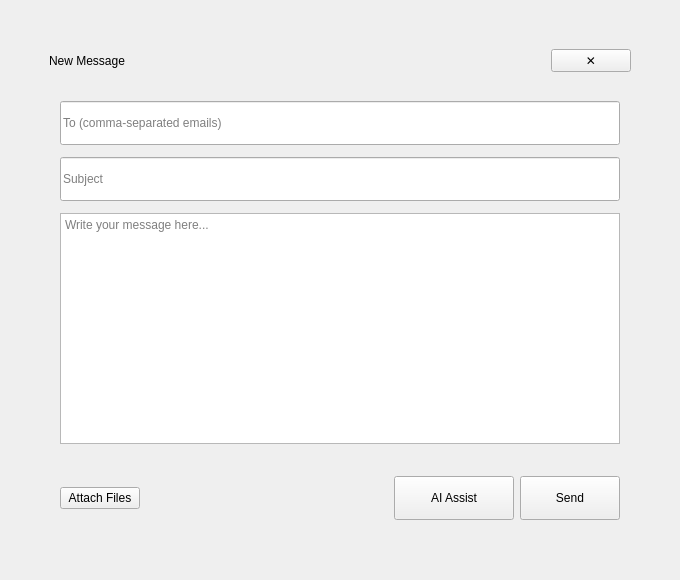
          <widget class="QWidget" name="ComposeView">
           <layout class="QGridLayout" name="composeGridLayout">
            <property name="leftMargin">
             <number>40</number>
            </property>
            <property name="topMargin">
             <number>40</number>
            </property>
            <property name="rightMargin">
             <number>40</number>
            </property>
            <property name="bottomMargin">
             <number>40</number>
            </property>
            <item row="0" column="0" alignment="Qt::AlignTop">
             <widget class="QWidget" name="ComposePanel" native="true">
              <property name="minimumSize">
               <size>
                <width>600</width>
                <height>500</height>
               </size>
              </property>
              <layout class="QVBoxLayout" name="composePanelLayout">
               <property name="spacing">
                <number>0</number>
               </property>
               <property name="leftMargin">
                <number>0</number>
               </property>
               <property name="topMargin">
                <number>0</number>
               </property>
               <property name="rightMargin">
                <number>0</number>
               </property>
               <property name="bottomMargin">
                <number>0</number>
               </property>
               <item>
                <widget class="QWidget" name="ComposeHeader" native="true">
                 <layout class="QHBoxLayout" name="composeHeaderLayout">
                  <item>
                   <widget class="QLabel" name="ComposeTitle">
                    <property name="text">
                     <string>New Message</string>
                    </property>
                   </widget>
                  </item>
                  <item>
                   <spacer name="composeHeaderSpacer">
                    <property name="orientation">
                     <enum>Qt::Orientation::Horizontal</enum>
                    </property>
                    <property name="sizeHint" stdset="0">
                     <size>
                      <width>40</width>
                      <height>20</height>
                     </size>
                    </property>
                   </spacer>
                  </item>
                  <item>
                   <widget class="QPushButton" name="CloseComposeButton">
                    <property name="cursor">
                     <cursorShape>PointingHandCursor</cursorShape>
                    </property>
                    <property name="text">
                     <string>✕</string>
                    </property>
                   </widget>
                  </item>
                 </layout>
                </widget>
               </item>
               <item>
                <widget class="QWidget" name="ComposeFields" native="true">
                 <layout class="QVBoxLayout" name="composeFieldsLayout">
                  <property name="spacing">
                   <number>12</number>
                  </property>
                  <property name="leftMargin">
                   <number>20</number>
                  </property>
                  <property name="topMargin">
                   <number>20</number>
                  </property>
                  <property name="rightMargin">
                   <number>20</number>
                  </property>
                  <property name="bottomMargin">
                   <number>20</number>
                  </property>
                  <item>
                   <widget class="QLineEdit" name="ToLine">
                    <property name="minimumSize">
                     <size>
                      <width>0</width>
                      <height>44</height>
                     </size>
                    </property>
                    <property name="placeholderText">
                     <string>To (comma-separated emails)</string>
                    </property>
                   </widget>
                  </item>
                  <item>
                   <widget class="QLineEdit" name="SubjectLine">
                    <property name="minimumSize">
                     <size>
                      <width>0</width>
                      <height>44</height>
                     </size>
                    </property>
                    <property name="placeholderText">
                     <string>Subject</string>
                    </property>
                   </widget>
                  </item>
                  <item>
                   <widget class="QTextEdit" name="ComposeBodyText">
                    <property name="placeholderText">
                     <string>Write your message here...</string>
                    </property>
                   </widget>
                  </item>
                 </layout>
                </widget>
               </item>
               <item>
                <widget class="QWidget" name="ComposeFooter" native="true">
                 <layout class="QHBoxLayout" name="composeFooterLayout">
                  <property name="leftMargin">
                   <number>20</number>
                  </property>
                  <property name="topMargin">
                   <number>12</number>
                  </property>
                  <property name="rightMargin">
                   <number>20</number>
                  </property>
                  <property name="bottomMargin">
                   <number>20</number>
                  </property>
                  <item>
                   <widget class="QPushButton" name="AttachButton">
                    <property name="cursor">
                     <cursorShape>PointingHandCursor</cursorShape>
                    </property>
                    <property name="text">
                     <string>Attach Files</string>
                    </property>
                   </widget>
                  </item>
                  <item>
                   <widget class="QLabel" name="AttachmentLabel">
                    <property name="text">
                     <string/>
                    </property>
                   </widget>
                  </item>
                  <item>
                   <spacer name="composeFooterSpacer">
                    <property name="orientation">
                     <enum>Qt::Orientation::Horizontal</enum>
                    </property>
                    <property name="sizeHint" stdset="0">
                     <size>
                      <width>40</width>
                      <height>20</height>
                     </size>
                    </property>
                   </spacer>
                  </item>
                  <item>
                   <widget class="QPushButton" name="AIAssistButton">
                    <property name="minimumSize">
                     <size>
                      <width>120</width>
                      <height>44</height>
                     </size>
                    </property>
                    <property name="cursor">
                     <cursorShape>PointingHandCursor</cursorShape>
                    </property>
                    <property name="toolTip">
                     <string>AI-powered grammar and style checking</string>
                    </property>
                    <property name="text">
                     <string>AI Assist</string>
                    </property>
                   </widget>
                  </item>
                  <item>
                   <widget class="QPushButton" name="SendButton">
                    <property name="minimumSize">
                     <size>
                      <width>100</width>
                      <height>44</height>
                     </size>
                    </property>
                    <property name="cursor">
                     <cursorShape>PointingHandCursor</cursorShape>
                    </property>
                    <property name="text">
                     <string>Send</string>
                    </property>
                   </widget>
                  </item>
                 </layout>
                </widget>
               </item>
              </layout>
             </widget>
            </item>
           </layout>
          </widget>
